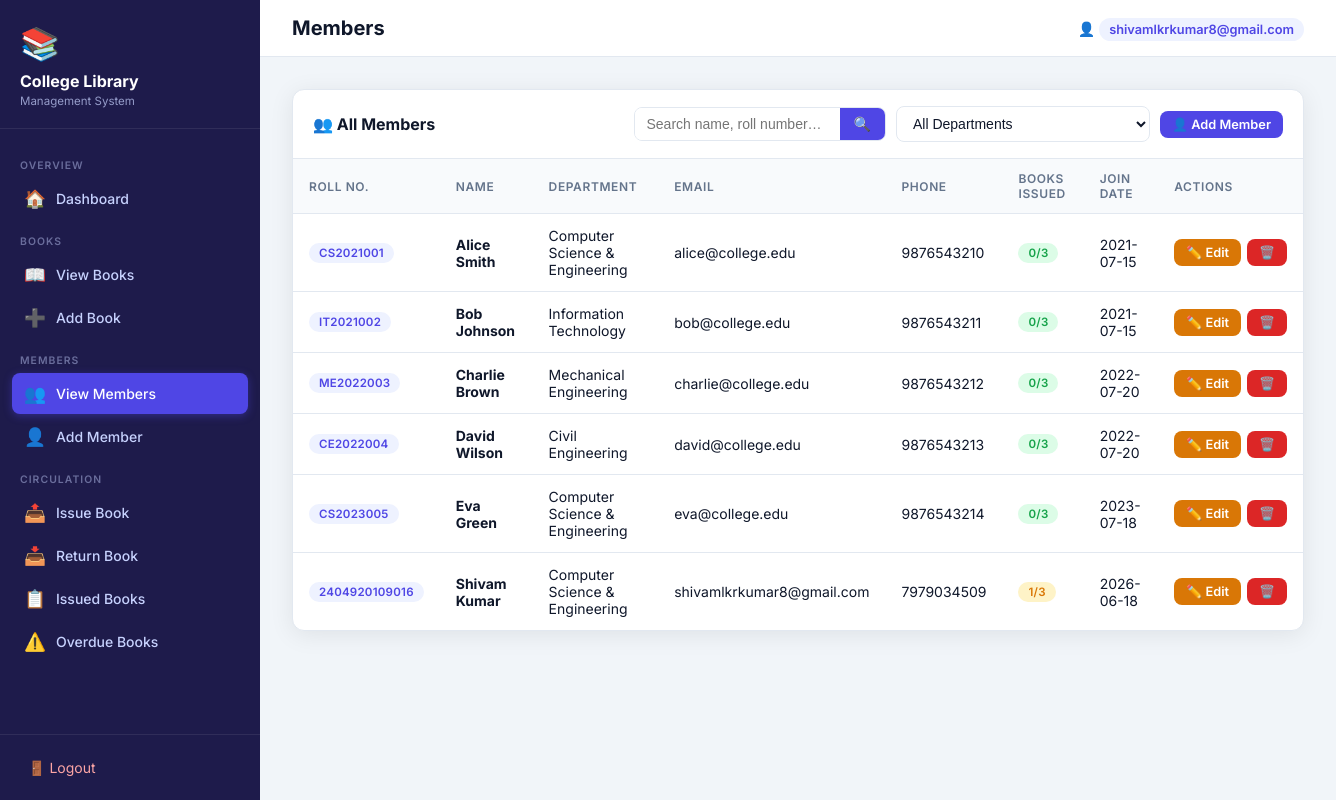
Page /view_members (signed in) on the committed database.
### tables this page shows
CREATE TABLE members (
                id TEXT PRIMARY KEY,
                name TEXT NOT NULL,
                roll_number TEXT UNIQUE NOT NULL,
                department TEXT NOT NULL,
                email TEXT,
                phone TEXT,
                address TEXT,
                join_date TEXT NOT NULL
            );

### app.py (the view)
@app.route('/view_members')
@login_required
def view_members():
    db = get_db()
    query = request.args.get('q', '').strip()
    dept_filter = request.args.get('department', '').strip()
    sql = 'SELECT * FROM members WHERE 1=1'
    params = []
    if query:
        sql += ' AND (name LIKE ? OR roll_number LIKE ? OR email LIKE ?)'
        params.extend([f'%{query}%', f'%{query}%', f'%{query}%'])
    if dept_filter:
        sql += ' AND department = ?'
        params.append(dept_filter)
    sql += ' ORDER BY name'
    members = db.execute(sql, params).fetchall()
    issue_counts = {
        row['member_id']: row['cnt']
        for row in db.execute(
            'SELECT member_id, COUNT(*) as cnt FROM issued_books WHERE return_date IS NULL GROUP BY member_id'
        ).fetchall()
    }
    return render_template('view_members.html', members=members, departments=DEPARTMENTS,
                           query=query, dept_filter=dept_filter, issue_counts=issue_counts)

### app.py (called while the page is built)
def get_db():
    db = getattr(g, '_database', None)
    if db is None:
        db = g._database = sqlite3.connect(DATABASE)
        db.row_factory = sqlite3.Row
    return db

@app.teardown_appcontext
def close_connection(exception):
    db = getattr(g, '_database', None)
    if db is not None:
        db.close()

def login_required(f):
    from functools import wraps
    @wraps(f)
    def decorated(*args, **kwargs):
        if 'logged_in' not in session:
            flash('Please log in to access the library system.', 'warning')
            return redirect(url_for('login'))
        return f(*args, **kwargs)
    return decorated

### templates/view_members.html (shortened to what this page needs)
{% extends 'base.html' %}
{% block page_title %}Members{% endblock %}
{% block content %}
<div class="table-container">
  <div class="table-toolbar">
    <h2>👥 All Members</h2>
    <div style="display:flex; gap:10px; flex-wrap:wrap; align-items:center;">
      <form class="search-form" method="GET" action="{{ url_for('view_members') }}">
        <div class="input-group">
          <input type="text" name="q" value="{{ query }}" placeholder="Search name, roll number…">
          <button type="submit">🔍</button>
        </div>
        <select name="department" class="filter-select" onchange="this.form.submit()">
          <option value="">All Departments</option>
        </select>
      </form>
      <a href="{{ url_for('add_member') }}" class="btn btn-primary btn-sm">👤 Add Member</a>
    </div>
  </div>
  <table>
    <thead>
      <tr>
        <th>Roll No.</th>
        <th>Name</th>
        <th>Department</th>
        <th>Email</th>
        <th>Phone</th>
        <th>Books Issued</th>
        <th>Join Date</th>
        <th>Actions</th>
      </tr>
    </thead>
    <tbody>
      {% for member in members %}
      <tr>
        <td><span class="badge badge-primary">{{ member.roll_number }}</span></td>
        <td><strong>{{ member.name }}</strong></td>
        <td>{{ member.department }}</td>
        <td>{{ member.email or '—' }}</td>
        <td>{{ member.phone or '—' }}</td>
        <td>
          {% set cnt = issue_counts.get(member.id, 0) %}
          {% if cnt == 3 %}
            <span class="badge badge-danger">{{ cnt }}/3 (Max)</span>
          {% elif cnt > 0 %}
            <span class="badge badge-warning">{{ cnt }}/3</span>
          {% else %}
            <span class="badge badge-success">0/3</span>
          {% endif %}
        </td>
        <td>{{ member.join_date }}</td>
        <td>
          <div class="action-btns">
            <a href="{{ url_for('edit_member', member_id=member.id) }}" class="btn btn-warning btn-sm">✏️ Edit</a>
            <form method="POST" action="{{ url_for('delete_member', member_id=member.id) }}"
                  onsubmit="return confirm('Delete member {{ member.name }}?');" style="display:inline;">
              <button type="submit" class="btn btn-danger btn-sm">🗑️</button>
            </form>
          </div>
        </td>
      </tr>
      {% endfor %}
    </tbody>
  </table>
</div>
{% endblock %}

### templates/base.html (shortened to what this page needs)
<!DOCTYPE html>
<html lang="en">
<head>
  <link rel="stylesheet" href="{{ url_for('static', filename='css/styles.css') }}">
</head>
<body>
  <nav class="sidebar">
    <div class="sidebar-brand">
      <div class="brand-icon">📚</div>
      <h2>College Library</h2>
      <p>Management System</p>
    </div>
    <div class="sidebar-nav">
      <div class="nav-section-label">Overview</div>
      <a href="{{ url_for('dashboard') }}" class="{{ 'active' if request.endpoint == 'dashboard' }}">
        <span class="nav-icon">🏠</span> Dashboard
      </a>
      <div class="nav-section-label">Books</div>
      <a href="{{ url_for('view_books') }}" class="{{ 'active' if request.endpoint == 'view_books' }}">
        <span class="nav-icon">📖</span> View Books
      </a>
      <a href="{{ url_for('add_book') }}" class="{{ 'active' if request.endpoint == 'add_book' }}">
        <span class="nav-icon">➕</span> Add Book
      </a>
      <div class="nav-section-label">Members</div>
      <a href="{{ url_for('view_members') }}" class="{{ 'active' if request.endpoint == 'view_members' }}">
        <span class="nav-icon">👥</span> View Members
      </a>
      <a href="{{ url_for('add_member') }}" class="{{ 'active' if request.endpoint == 'add_member' }}">
        <span class="nav-icon">👤</span> Add Member
      </a>
      <div class="nav-section-label">Circulation</div>
      <a href="{{ url_for('issue_book') }}" class="{{ 'active' if request.endpoint == 'issue_book' }}">
        <span class="nav-icon">📤</span> Issue Book
      </a>
      <a href="{{ url_for('return_book') }}" class="{{ 'active' if request.endpoint == 'return_book' }}">
        <span class="nav-icon">📥</span> Return Book
      </a>
      <a href="{{ url_for('view_issued_books') }}" class="{{ 'active' if request.endpoint == 'view_issued_books' }}">
        <span class="nav-icon">📋</span> Issued Books
      </a>
      <a href="{{ url_for('overdue_books') }}" class="{{ 'active' if request.endpoint == 'overdue_books' }}">
        <span class="nav-icon">⚠️</span> Overdue Books
      </a>
    </div>
    <div class="sidebar-footer">
      <a href="{{ url_for('logout') }}">🚪 Logout</a>
    </div>
  </nav>
  <div class="main-content">
    <div class="topbar">
      <h1>{% block page_title %}Dashboard{% endblock %}</h1>
      <div class="topbar-right">
        <span>👤 <span class="badge-admin">{{ session.get('username', 'Admin') }}</span></span>
      </div>
    </div>
    <div class="page-content">
      {% block content %}{% endblock %}
    </div>
  </div>
</body>
</html>

### rows in the picture
members: get "shivamlkrkumar8@gmail.com", roll_number "2404920109016", name "Shivam Kumar", department "Computer Science & Engineering", email "shivamlkrkumar8@gmail.com", phone "7979034509", cnt "1", join_date "2026-06-18"
members: roll_number "CS2021001", name "Alice Smith", department "Computer Science & Engineering", email "alice@college.edu", phone "9876543210", shows "0/3", join_date "2021-07-15"
members: roll_number "IT2021002", name "Bob Johnson", department "Information Technology", email "bob@college.edu", phone "9876543211", shows "0/3", join_date "2021-07-15"
members: roll_number "ME2022003", name "Charlie Brown", department "Mechanical Engineering", email "charlie@college.edu", phone "9876543212", shows "0/3", join_date "2022-07-20"
members: roll_number "CE2022004", name "David Wilson", department "Civil Engineering", email "david@college.edu", phone "9876543213", shows "0/3", join_date "2022-07-20"
members: roll_number "CS2023005", name "Eva Green", department "Computer Science & Engineering", email "eva@college.edu", phone "9876543214", shows "0/3", join_date "2023-07-18"
